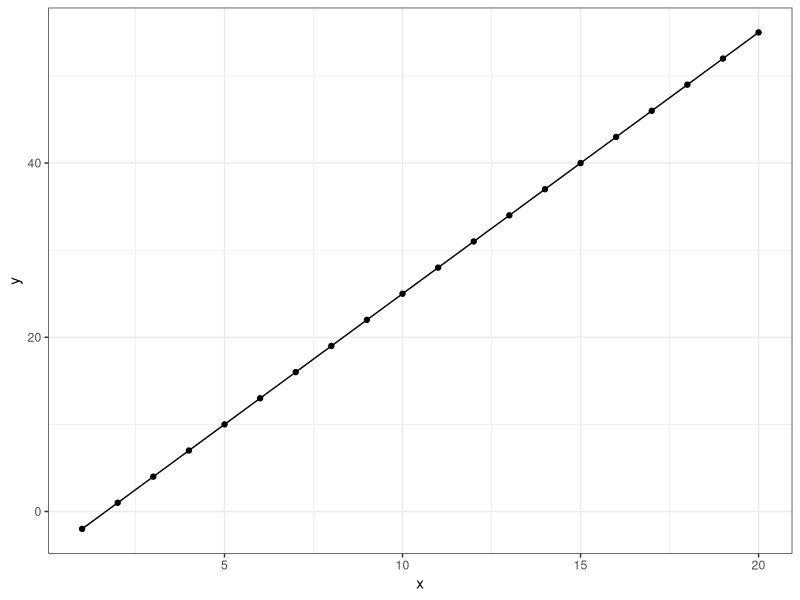
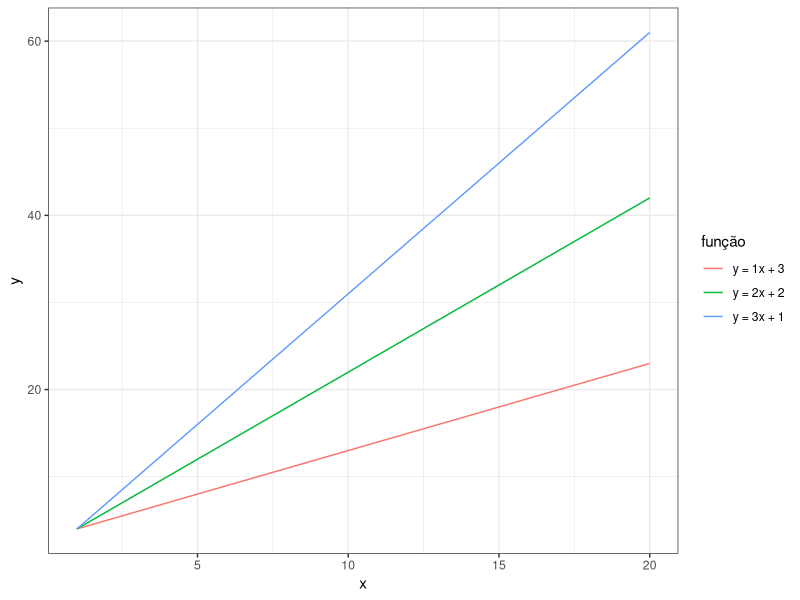
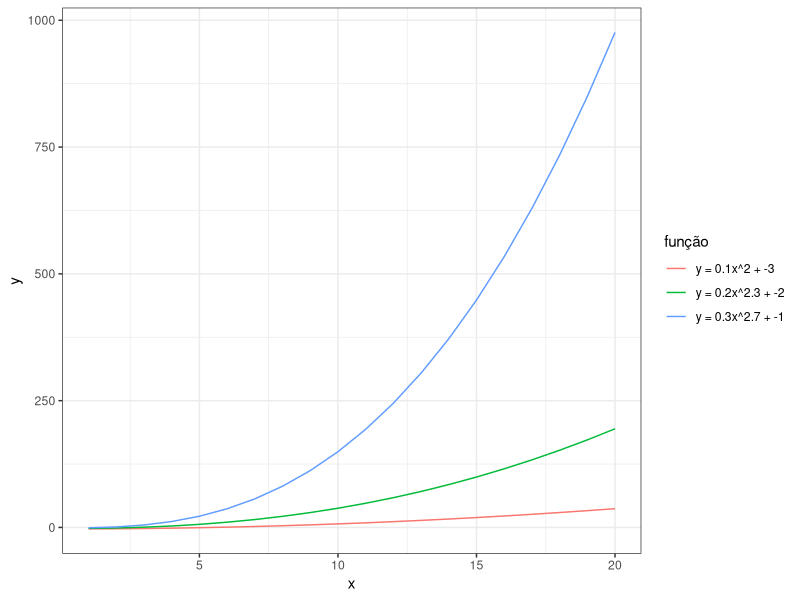
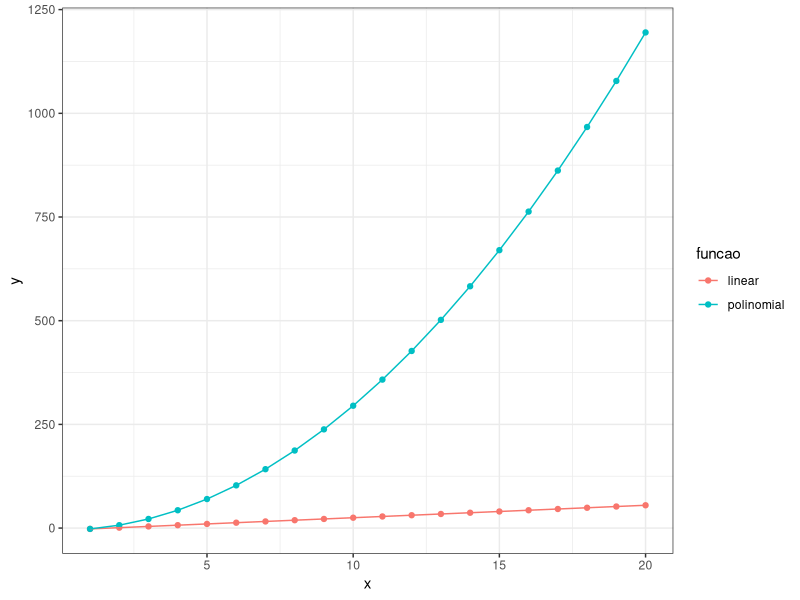
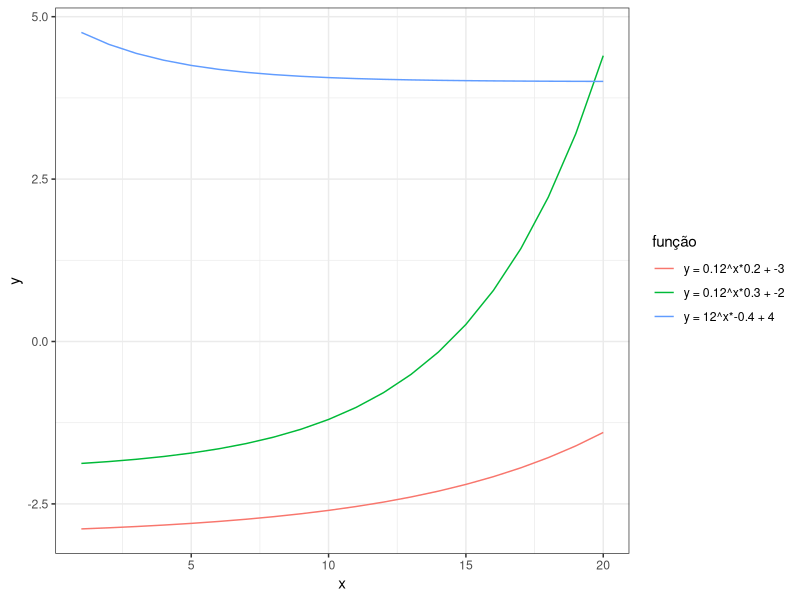
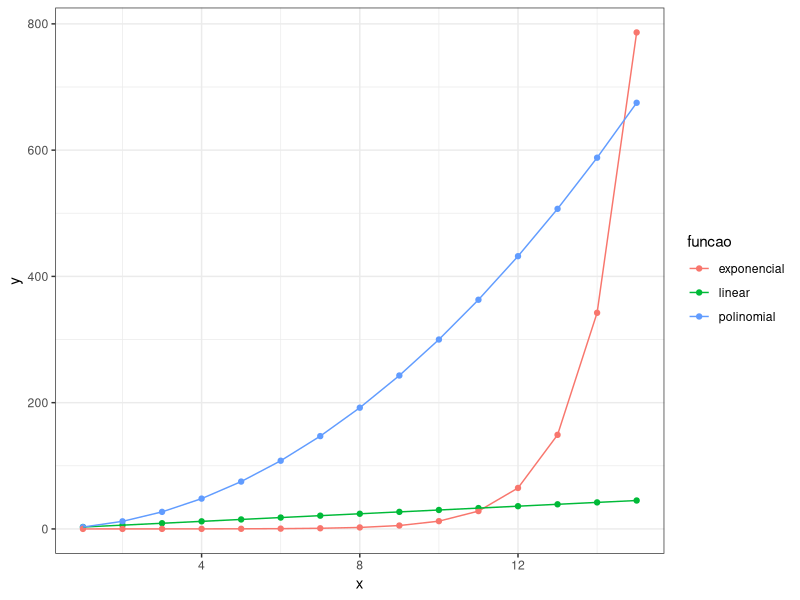

The R script that drew these images, in order:
## ---- chunk 1
library(tidyverse)
knitr::opts_chunk$set(echo = FALSE)
theme_set(theme_bw())
## ---- chunk 2
dados = tibble(x = 1:20)

linear = function(x){
  a = 3
  b = -5
  
  return(a*x + b)
}

resultado_linear = dados %>%
  mutate(y = linear(x), funcao = "linear")

resultado_linear %>%
  ggplot(aes(x = x, y = y)) + geom_point() + geom_line()
## ---- chunk 3
dados = tibble(x = 1:20)

linear = function(x = 0, a = 3, b = -5){
  return(a*x + b)
}

cria_linear = function(a, b){
  return(function(x) a*x + b)
}

funcoes = tribble(
   ~a, ~b, 
    1,  3, 
    2,  2, 
    3,  1
) 

d = funcoes %>% 
  rowwise() %>% # para cada linha da tabela, que contém um a e um b
  do(tibble(x = dados$x, 
            y = linear(dados$x, .$a, .$b), # aplica a função a dados$x
            função = paste0("y = ", .$a, "x + ",.$b)))

d %>%
  ggplot(aes(x = x, y = y, colour = `função`)) + 
  geom_line()
## ---- chunk 4
dados = tibble(x = 1:20)

polinomial = function(x = 0, a = 3, b = -5, c = 2){
  return(a*x^c + b)
}

funcoes = tibble(a = c(.1, .2, .3), 
                 b = c(-3, -2, -1), 
                 c = c(2, 2.3, 2.7))

d = funcoes %>% 
  rowwise() %>% # para cada linha da tabela
  do(tibble(x = dados$x, 
            y = polinomial(dados$x, .$a, .$b, .$c), # aplica a função a dados$x
            função = paste0("y = ", .$a, "x^", .$c, " + ",.$b)))

d %>%
  ggplot(aes(x = x, y = y, colour = `função`)) + 
  geom_line()
## ---- chunk 5
dados = tibble(x = 1:20)

linear = function(x = 0, a = 3, b = -5){
  return(a*x + b)
}

polinomial = function(x = 0, a = 3, b = -5, c = 2){
  return(a*x^c + b)
}

resultado_linear = dados %>% 
  mutate(y = linear(x), 
         funcao = "linear") 

resultado_poli = dados %>% 
  mutate(y = polinomial(x), 
         funcao = "polinomial") 

aplicacao_funcoes = bind_rows(resultado_linear, resultado_poli)

aplicacao_funcoes %>% 
  ggplot(aes(x = x, y = y, color = funcao)) + 
  geom_point() + 
  geom_line()
## ---- chunk 6
dados = tibble(x = 1:20)

exponencial = function(x = 0, a = 3, b = -5, c = 2){
  return(a*2^(c*x) + b) # 2 poderia ser um novo coeficiente, mas já temos suficientes
}

funcoes = tibble(a = c(.1, .1, 1), 
                 b = c(-3, -2, 4), 
                 c = c(.2, .3, -.4))

d = funcoes %>% 
  rowwise() %>% # para cada linha da tabela
  do(tibble(x = dados$x, 
            y = exponencial(dados$x, .$a, .$b, .$c), # aplica a função a dados$x
            função = paste0("y = ", .$a, "2^x*", .$c, " + ",.$b)))

d %>%
  ggplot(aes(x = x, y = y, colour = `função`)) + 
  geom_line()
## ---- chunk 7
dados = tibble(x = 1:15)

linear = function(x = 0, a = 3, b = 0){
  return(a*x + b)
}

polinomial = function(x = 0, a = 3, b = 0, c = 2){
  return(a*x^c + b)
}

exponencial = function(x = 0, a = .003, b = 0, c = 1.2){
  return(a*2^(c*x) + b) # 2 poderia ser um novo coeficiente, mas já temos suficientes
}

resultado_linear = dados %>% 
  mutate(y = linear(x), 
         funcao = "linear") 

resultado_poli = dados %>% 
  mutate(y = polinomial(x), 
         funcao = "polinomial") 

resultado_exp = dados %>% 
  mutate(y = exponencial(x), 
         funcao = "exponencial") 

aplicacao_funcoes = bind_rows(resultado_linear, resultado_poli, resultado_exp)

aplicacao_funcoes %>% 
  ggplot(aes(x = x, y = y, color = funcao)) + 
  geom_point() + 
  geom_line() #+ scale_y_log10()
  
